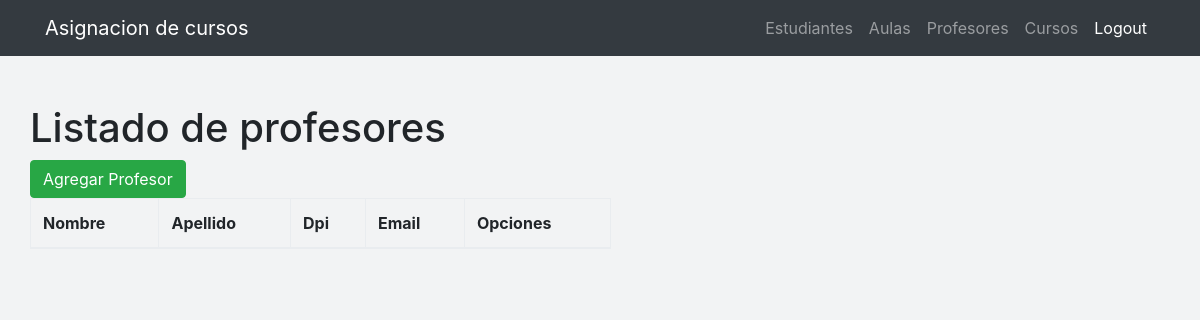
Before: /profesores/list/ (signed in) with the older database file.
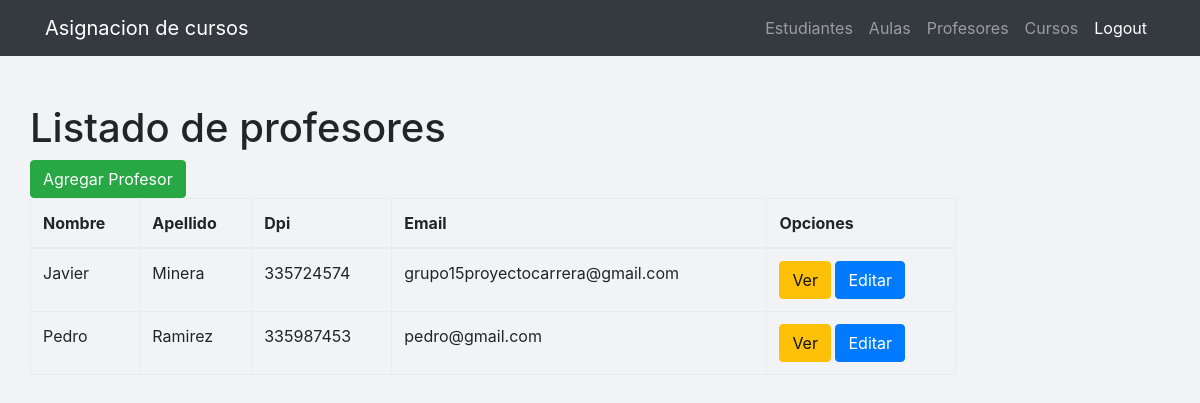
After: the same page with the newer database file.
### estudiantes/models.py (models this page shows, shortened)
class Profesor(models.Model):
    nombre = models.CharField(max_length=50)
    apellido = models.CharField(max_length=50)
    dpi = models.CharField(max_length=20)
    edad = models.IntegerField()
    direccion = models.CharField(max_length=80)
    email = models.EmailField()

### estudiantes/views.py (the view)
# urls.py: url(r'^profesores/list/$', views.profesor_list, name='profesor_list'),
@login_required
def profesor_list(request):
    profesores = Profesor.objects.all()
    return render(request, 'estudiantes/profesores_list.html', {'profesores': profesores})

### estudiantes/templates/estudiantes/profesores_list.html (shortened to what this page needs)
{% extends 'estudiantes/base.html' %}
{% block content %}
<div class="portlet-body">
  <div class="portlet-title">
    <h1>Listado de profesores</h1>
  </div>
  <div class="row">
    <div class="col-md-6">
      <div class="btn-group">
        <a href="{% url 'profesor_nuevo'%}">
          <button id="sample_editable_1_new" class="btn btn-success">
            Agregar Profesor
          </button>
        </a>
      </div>
    </div>
<div class="col-md-12 col-sm-12 col-xs-12" >
  <div class="table-responsive">
    <table class="table table-bordered ">
      <thead>
        <tr role="row" class="">
          <th>Nombre</th>
          <th>Apellido</th>
          <th>Dpi</th>
          <th>Email</th>
          <th>Opciones</th>
        </tr>
      </thead>
      <tbody>
        {% for profesor in profesores %}
        <tr>
            <td>{{ profesor.nombre }}</td>
            <td>{{ profesor.apellido|linebreaksbr }}</td>
            <td>{{ profesor.dpi }}</td>
            <td>{{ profesor.email }}</td>
            <td>
              <a href="{% url 'profesor_ver' pk=profesor.pk %}" class="btn btn-warning">Ver</a>
              <a href="{% url 'profesor_editar' pk=profesor.pk %}" class="btn btn-primary">Editar</a>
            </td>
        </tr>
        {% endfor %}
      </tbody>
    </table>
  </div>
</div>
</div>
</div>
{% endblock %}

Changed rows visible on the page:
added Profesor: nombre "Javier", apellido "Minera", dpi "335724574", email "grupo15proyectocarrera@gmail.com"
added Profesor: nombre "Pedro", apellido "Ramirez", dpi "335987453", email "pedro@gmail.com"
